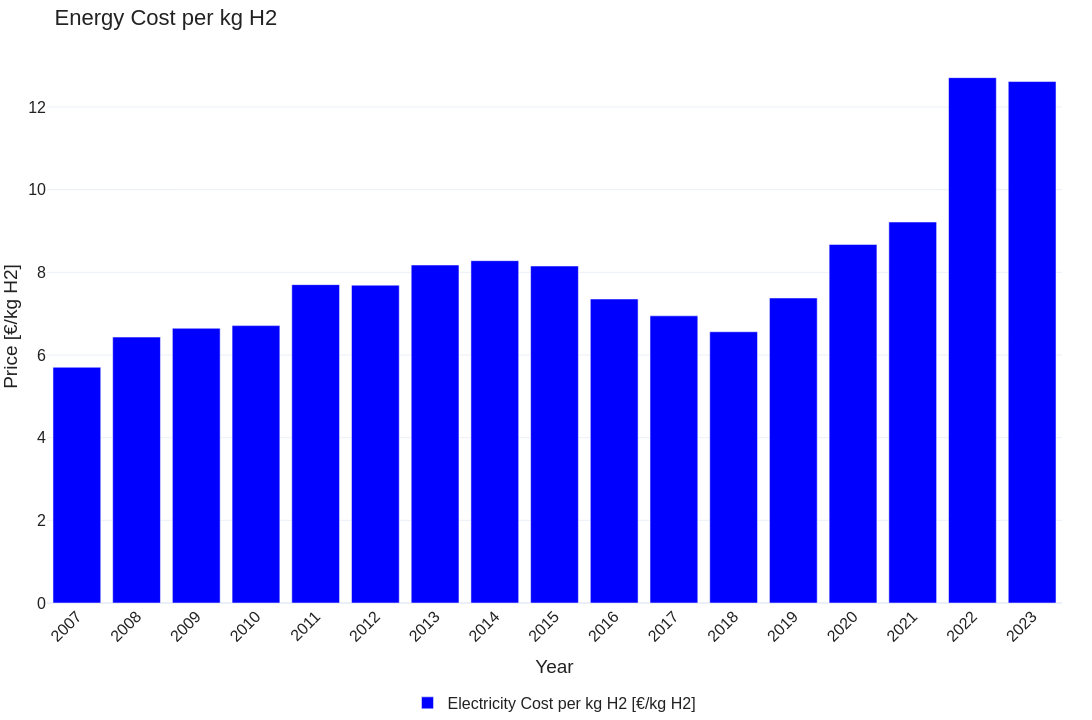

Write notebook code for a chart like this one.
### Code cell
# Figure 5: Historical electricity costs associated with the production of 1 kg of hydrogen in Ger-many (2007–2023).
# Excel: Cost_Results+RawData (1kg H2 EnergyCost)

fig5_df = sheets_dict["Figure 5"]
print(fig5_df)
fig5_df = fig5_df.set_index("year")
fig5_df = fig5_df.sort_index(ascending=True)

fig = go.Figure()
fig.add_bar(
    x=fig5_df.index,
    y=fig5_df["price"],
    name="Electricity Cost per kg H2 [€/kg H2]",
    marker_color="blue"
)

fig.update_layout(
    title="Energy Cost per kg H2",
    xaxis_title="Year",
    yaxis_title="Price [€/kg H2]",
    # yaxis=dict(range=[0, 0.26]),
)

fig.update_xaxes(
    tickmode="linear",
    tickangle=-45
)

fig = apply_fig_defaults(fig)

export_fig(fig, "Figure_5_hydrogen_energy_costs_germany.pdf")

fig.show()

### Figure 1 — Plotly figure (JSON) as saved in the notebook; plotly's stock layout.template omitted (floating-point values rounded to 4 significant figures)
{"data": [{"marker": {"color": "blue"}, "name": "Electricity Cost per kg H2 [€/kg H2]", "type": "bar", "x": [2007, 2008, 2009, 2010, 2011, 2012, 2013, 2014, 2015, 2016, 2017, 2018, 2019, 2020, 2021, 2022, 2023], "y": [5.703, 6.433, 6.646, 6.711, 7.702, 7.689, 8.177, 8.282, 8.152, 7.355, 6.948, 6.562, 7.379, 8.675, 9.217, 12.71, 12.62]}], "layout": {"font": {"color": "#222222", "family": "Arial, sans-serif", "size": 16}, "height": 720, "legend": {"orientation": "h", "x": 0.5, "xanchor": "center", "y": -0.15, "yanchor": "top"}, "margin": {"b": 0, "l": 30, "r": 30, "t": 50}, "plot_bgcolor": "white", "showlegend": true, "title": {"text": "Energy Cost per kg H2"}, "width": 1200, "xaxis": {"tickangle": -45, "tickmode": "linear", "title": {"text": "Year"}}, "yaxis": {"title": {"text": "Price [€/kg H2]"}}}}
